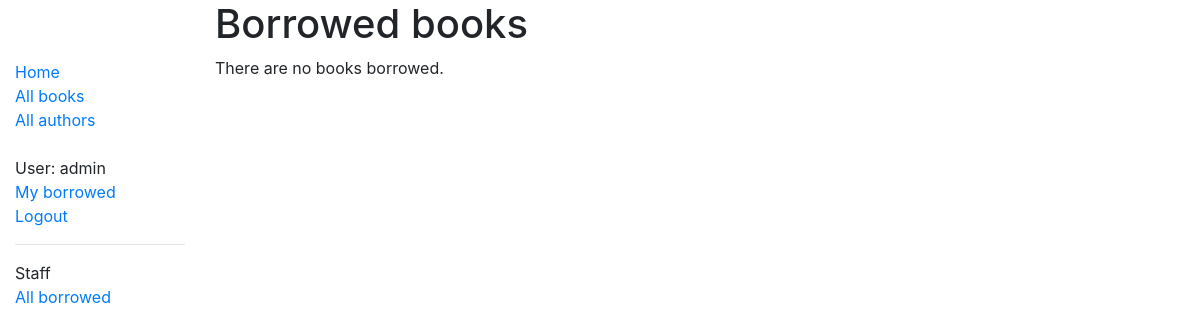
Before: /catalog/mybooks/ (signed in) with the older database file.
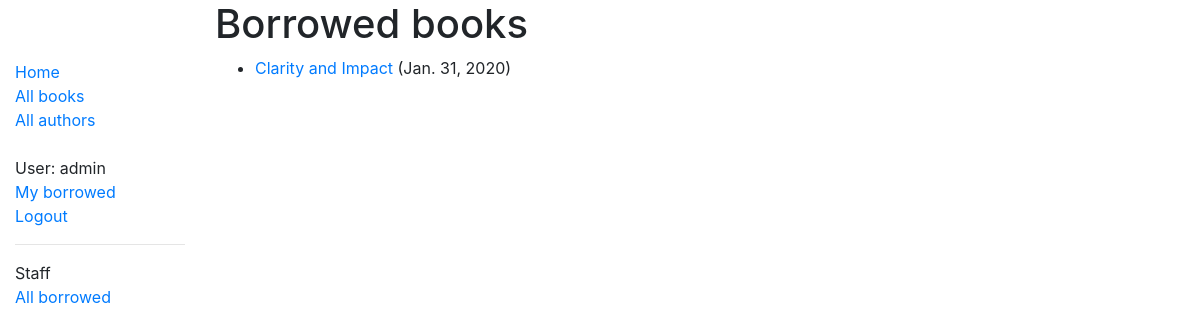
After: the same page with the newer database file.
### catalog/models.py (models this page shows, shortened)
class BookInstance(models.Model):
    id = models.UUIDField(primary_key = True, default=uuid.uuid4
            , help_text = "Unique ID for this specific copy of a book")
    book = models.ForeignKey("Book", on_delete = models.SET_NULL, null=True)
    imprint = models.CharField(max_length = 200)
    due_back = models.DateField(null=True, blank=True)
    borrower = models.ForeignKey(User, on_delete=models.SET_NULL, null=True, blank=True)
    @property
    def is_overdue(self):
        if self.due_back and date.today() > self.due_back:
            return True
        return False
    LOAN_STATUS = (
          ('m', "Maintenance")
        , ('o', "On loan")
        , ('a', "Available")
        , ('r', "Reserved")
    )
    status = models.CharField(
          max_length = 1
        , choices = LOAN_STATUS
        , blank = True
        , default = "m"
        , help_text = "Book availability"
    )
    class Meta:
        ordering = ['due_back']
        permissions =(('can_mark_returned', 'set book as returned'),)

class Book(models.Model):
    title = models.CharField(max_length=200)
    author = models.ForeignKey("Author", on_delete=models.SET_NULL, null = True)
    summary = models.TextField(max_length = 1000
            , help_text = "Enter a brief description of the book")
    isbn = models.CharField("ISBN", max_length= 13
            , help_text = '13 character <a href="https://www.isbn-international.org/content/what-isbn">ISBN number</a>')
    genre = models.ManyToManyField(Genre, help_text = "Select a genre for the book")
    language = models.ForeignKey('Language', on_delete = models.SET_NULL, null=True)
    def display_genre(self):
        """Create a string for the Genre. This is required to display genre in Admin."""
        return ', '.join(genre.name for genre in self.genre.all()[:3])
    display_genre.short_description = 'Genre'

### catalog/views.py (the view)
# urls.py: , path("mybooks/", views.LoanedBooksByUserListView.as_view(), name="my-borrowed")
class LoanedBooksByUserListView(generic.ListView):
    model = BookInstance
    template_name = 'catalog/bookinstance_list_borrowed_user.html'
    paginate_by = 10
    def get_queryset(self):
        return BookInstance.objects.filter(borrower=self.request.user).filter(status__exact='o').order_by("due_back")

### catalog/templates/catalog/bookinstance_list_borrowed_user.html
{% extends "base_generic.html" %}
{% block content %}
  <h1>Borrowed books</h1>
  {% if bookinstance_list %}
    <ul>
    {% for bookinst in bookinstance_list %}
      <li class="{% if bookinst.is_overdue %}text-danger{% endif %}">
        <a href="{% url 'book-detail' bookinst.book.pk %}">{{ bookinst.book.title}}</a>
        ({{ bookinst.due_back }})
      </li>
    {% endfor %}
    </ul>
  {% else %}
    <p>There are no books borrowed.</p>
  {% endif %}
  {% endblock %}

Changed rows visible on the page:
now on this page (row edited): BookInstance: book "Clarity and Impact", due_back "Jan. 31, 2020"
Other visible differences:
text no longer shown: "There are no books borrowed."
